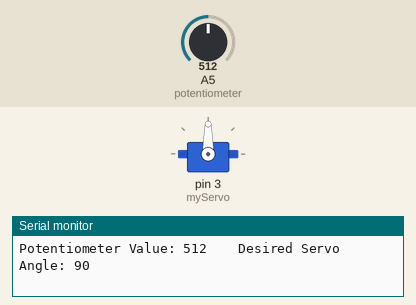
A sketch run on a simulated Arduino Uno, built with avr-gcc and run on an emulated ATmega328P. On the bench: servo, the last lines printed to the serial monitor. Inputs (shaded band) come from the test bench; at power-on: A5 (potentiometer) = 512.

Above: at 1.2 s.
1.3 s: A5 (potentiometer) set to 104
At 2.2 s:
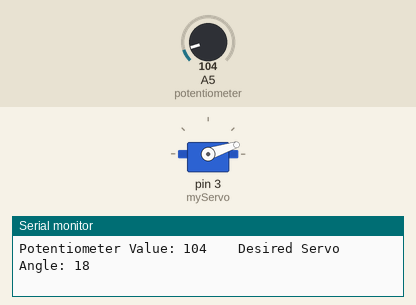
2.8 s: A5 (potentiometer) set to 88
At 3.9 s:
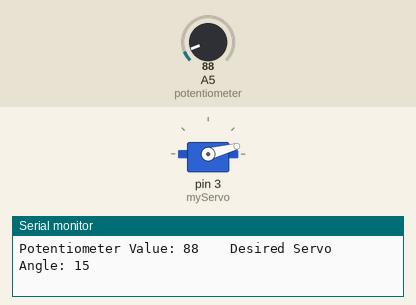
5.8 s: A5 (potentiometer) set to 122
At 6.3 s:
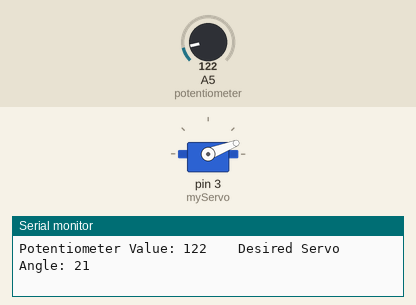
7.3 s: A5 (potentiometer) set to 993
At 8.0 s:
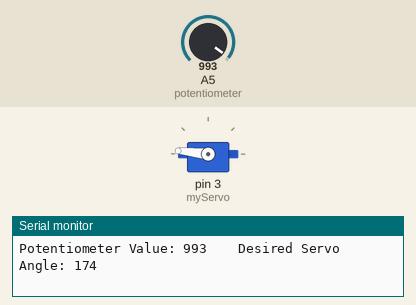
8.8 s: A5 (potentiometer) set to 1016
At 9.9 s:
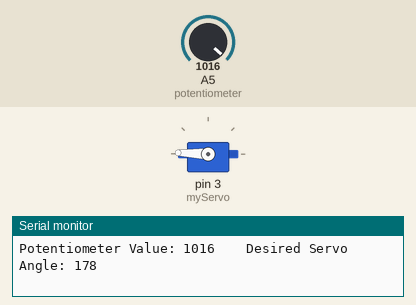
11.8 s: A5 (potentiometer) set to 900
At 12.5 s:
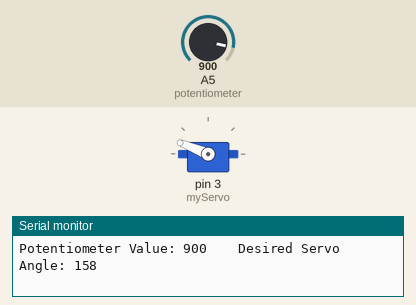
Timing chart, 0 to 14.3 s (numbered marks = the images above; inputs shaded):
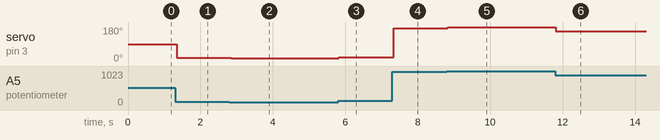

The sketch:

arduino_miniProject_problem4.ino
```cpp
/*------------------------------------------------------------------------------------
arduino_miniProject_Problem4.ino

Reads the position of a pontentiometer and aligns a servo to the same angle

Created: 9/13/13 - Joshua Vaughan - joshua.vaughan@louisiana.edu

Modified:
  *
------------------------------------------------------------------------------------*/

// include the servo libary
#include <Servo.h>

// create servo object to control a servo
Servo myServo;

// Pin declarations
int potentiometer = 5;      // pin A5 has the potentiometer attached to it.


// This is always run once when the sketch starts
void setup() {
  // initialize serial communication at 9600 bits per second - for debugging
  Serial.begin(9600);

  // Enable control of a servo on pin 3:
  myServo.attach(3);
}

// the loop routine runs over and over again forever:
void loop() {
  int servoAngle;    // The desired angle of the servo

  // read the input on analog pin 5:
  int potValue = analogRead(potentiometer);

  // Map the potentiomoter output range to the servo angle range
  // The relatively cheap potentiometer in the kit acts strange near 0
  //   the servo will too as a result
  servoAngle= map(potValue, 0, 1023, 0, 180);

  // nsure the position is within an acceptable range
  servoAngle = constrain(servoAngle, 0, 180);

  // Move the servo to the desired angle
  myServo.write(servoAngle);

  // Uncomment for debugging
  Serial.print("Potentiometer Value: ");
  Serial.print(potValue);              // print the value of the pot
  Serial.print("  \t");                // prints a tab, for pretty, readable output
  Serial.print("Desired Servo Angle: ");
  Serial.println(servoAngle);          // print the desired servo angle
}
```

Measured:
- after the input at 1.3 s, servo on pin 3 (myServo): 90° → 18° at once
- after the input at 2.8 s, servo on pin 3 (myServo): 18° → 15° after 0.05 s
- after the input at 5.8 s, servo on pin 3 (myServo): 15° → 21° at once
- after the input at 7.3 s, servo on pin 3 (myServo): 21° → 174° at once
- after the input at 8.8 s, servo on pin 3 (myServo): 174° → 178° at once
- after the input at 11.8 s, servo on pin 3 (myServo): 178° → 158° at once
